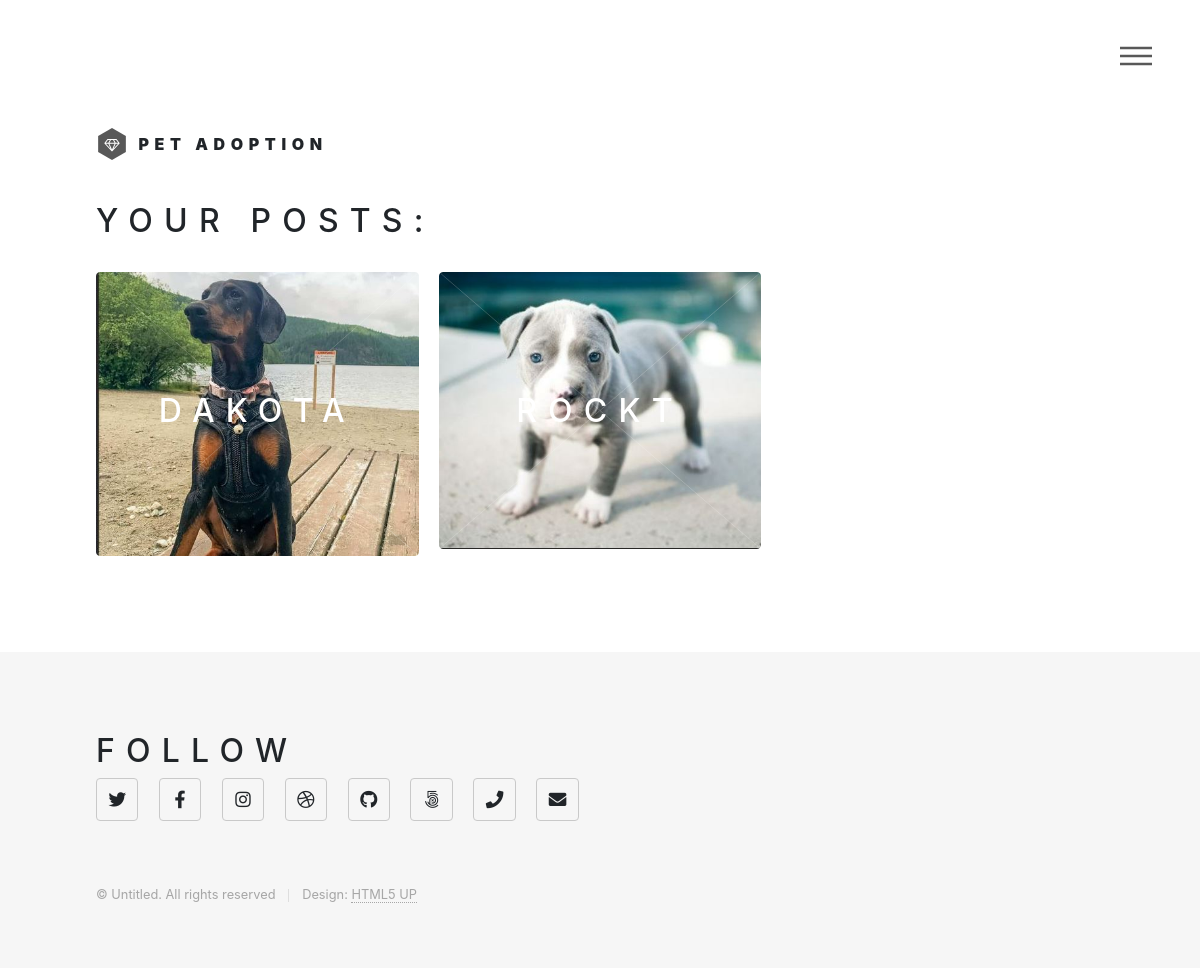
The app's page /home/posts (signed in), older data.
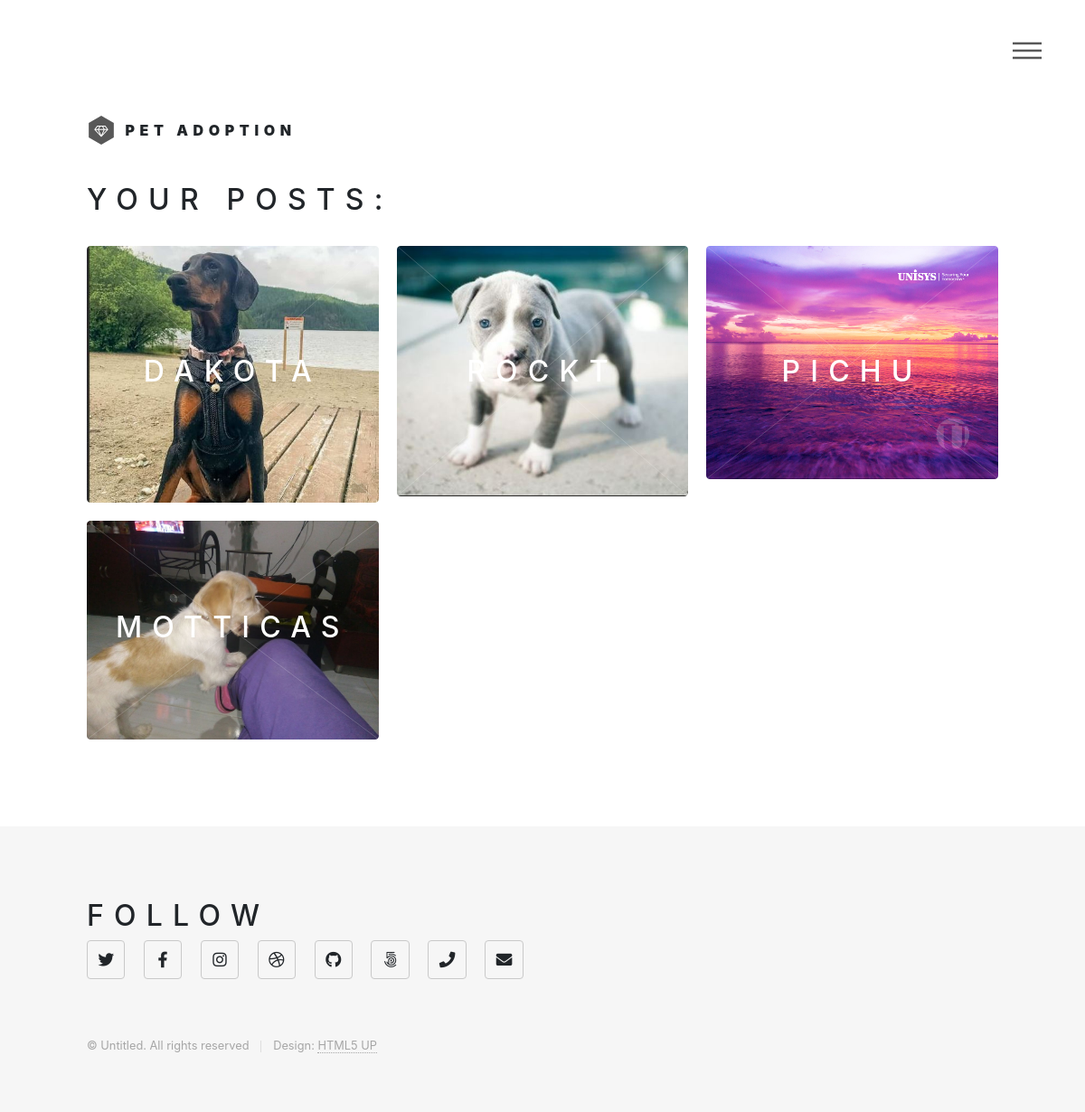
The same page, newer data.
### website/models.py (models this page shows)
class Post(db.Model):
    id = db.Column(db.Integer, primary_key = True)
    date = db.Column(db.DateTime(timezone=True), default=func.now())
    description = db.Column(db.String(100), nullable = False)
    status = db.Column(db.Boolean, default = True)
    user_id = db.Column(db.String, db.ForeignKey('user.id'))
    pet_id = db.Column(db.Integer, db.ForeignKey('pet.id'))

class Media(db.Model):
    id = db.Column(db.Integer, primary_key = True)
    path = db.Column(db.String(150), nullable = False)
    pet_id = db.Column(db.Integer, db.ForeignKey('pet.id'))

class Pet(db.Model):
    id = db.Column(db.Integer, primary_key = True)
    name = db.Column(db.String(100), nullable = False)
    age = db.Column(db.String(100))
    sex = db.Column(db.String(100), nullable = False)
    status = db.Column(db.Boolean, default = True)
    pet_type_id = db.Column(db.Integer, db.ForeignKey('pet_type.id'))
    breed_id = db.Column(db.Integer, db.ForeignKey('breed.id'))
    medias = db.relationship(Media)

### website/views.py (the view)
@views.route('/home/posts', methods=['GET', 'POST'])
@login_required
def user_posts():
    form = Post_form()
    posts = db.engine.execute("SELECT post.id, media.path, pet.name, post.description FROM media, pet, post WHERE media.pet_id = post.pet_id AND post.pet_id = pet.id AND post.status = True AND  post.user_id =" + str(current_user.id))
    db.session.commit()
    return render_template("user_posts.html", user=current_user, form=form, posts=posts)

### website/templates/user_posts.html (shortened to what this page needs)
{% extends "base.html" %}
{% block separate%}
<h2>Your posts: </h2>
<br>
{% endblock%}
{% block posts %}
{% for post in posts%}
<article class="style7">
    <span class="image">
        <img src="{{ url_for('static', filename='images/pet_media/' + post.path)}}" alt="" />
    </span>
    <a >
        <h2>{{post.name}}</h2>
    </a>
</article>
{% endfor %}
{% endblock%}

Row changes from the older to the newer data that the page shows:
added Post: path (picture), name "PICHU"
added Post: path (picture), name "MOTTICAS"
